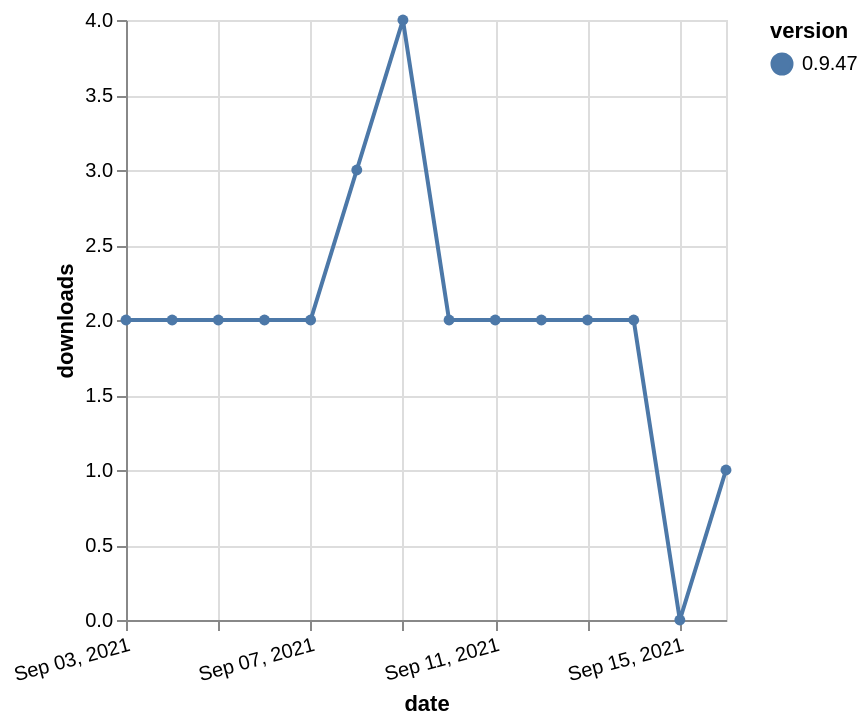

The Vega-Lite source for this figure:
### Vega-Lite specification from a JSON file in a GitHub repository (floating-point values rounded to 4 significant figures)
{"$schema": "https://vega.github.io/schema/vega-lite/v5.json", "description": "A simple bar chart with embedded data.", "data": {"values": [{"date": "2021-09-03", "total": 3086, "delta": 2, "version": "0.9.47"}, {"date": "2021-09-04", "total": 3088, "delta": 2, "version": "0.9.47"}, {"date": "2021-09-05", "total": 3090, "delta": 2, "version": "0.9.47"}, {"date": "2021-09-06", "total": 3092, "delta": 2, "version": "0.9.47"}, {"date": "2021-09-07", "total": 3094, "delta": 2, "version": "0.9.47"}, {"date": "2021-09-08", "total": 3097, "delta": 3, "version": "0.9.47"}, {"date": "2021-09-09", "total": 3101, "delta": 4, "version": "0.9.47"}, {"date": "2021-09-10", "total": 3103, "delta": 2, "version": "0.9.47"}, {"date": "2021-09-11", "total": 3105, "delta": 2, "version": "0.9.47"}, {"date": "2021-09-12", "total": 3107, "delta": 2, "version": "0.9.47"}, {"date": "2021-09-13", "total": 3109, "delta": 2, "version": "0.9.47"}, {"date": "2021-09-14", "total": 3111, "delta": 2, "version": "0.9.47"}, {"date": "2021-09-15", "total": 3111, "delta": 0, "version": "0.9.47"}, {"date": "2021-09-16", "total": 3112, "delta": 1, "version": "0.9.47"}]}, "width": "container", "mark": {"type": "line", "point": {"filled": true}}, "encoding": {"x": {"field": "date", "type": "temporal", "timeUnit": "yearmonthdate", "title": "date", "axis": {"labelAngle": -15}}, "y": {"field": "delta", "type": "quantitative", "title": "downloads"}, "color": {"field": "version", "type": "nominal"}, "tooltip": {"field": "delta"}}}
